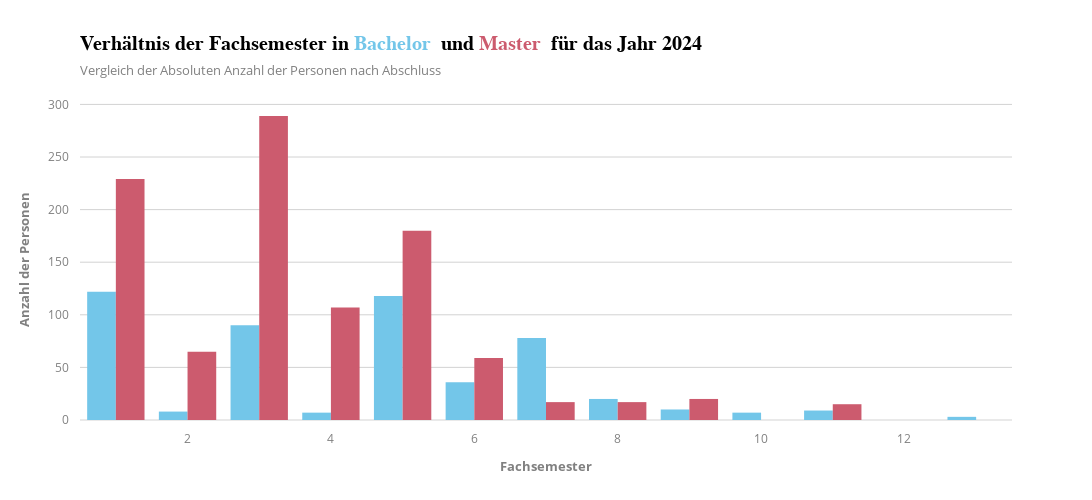

Notebook source saved alongside this figure:
### Code cell
df = pd.DataFrame(df_sorted)

df['Category'] = df['Category'].str.replace(' (%)', '', regex=False)

category_order = ["1", "2", "3", "4", "5", "6", "7", "8", "9", "10", "11", "12", "13", "14 und mehr"]

df['Y-Wert'] = df['Studiengang'].map({'Bachelor': 1, 'Master': -1})

fig = px.bar(df,
             x="Category",
             y="Wert",
             color="Studiengang",
             barmode="group",
             title="Verhältnis der Fachsemester in </b><span style='color:#73c6e9;'>Bachelor</span> <b> und </b><span style='color:#cc5b6e;'>Master</span> <b> für das Jahr 2024",
             labels={"Category": "Fachsemester", "Wert": "Anzahl der Personen"},
             category_orders={"Category": category_order},
             color_discrete_map={"Bachelor": "#73c6e9", "Master": "#cc5b6e"})

fig.update_layout(
    template="infoviz",
    height=500, 
    width=1200,
    yaxis_title="Anzahl der Personen",
    xaxis_title="Fachsemester",
    xaxis=dict(
        ticklabelstandoff=10,
        ticklabelposition="outside bottom",
    ),
    showlegend=False,
)

fig.show()
fig.write_image("Plots/pdf/fachsemester3.pdf")

### Figure 1 — Plotly figure (JSON) as saved in the notebook; plotly's stock layout.template omitted (floating-point values rounded to 4 significant figures)
{"data": [{"alignmentgroup": "True", "hovertemplate": "Studiengang=Bachelor<br>Fachsemester=%{x}<br>Anzahl der Personen=%{y}<extra></extra>", "legendgroup": "Bachelor", "marker": {"color": "#73c6e9", "pattern": {"shape": ""}}, "name": "Bachelor", "offsetgroup": "Bachelor", "orientation": "v", "showlegend": true, "textposition": "auto", "type": "bar", "x": ["1", "10", "11", "12", "13", "14 und mehr", "2", "3", "4", "5", "6", "7", "8", "9"], "xaxis": "x", "y": [122.0, 7.0, 9.0, 0.0, 3.0, 0.0, 8.0, 90.0, 7.0, 118.0, 36.0, 78.0, 20.0, 10.0], "yaxis": "y"}, {"alignmentgroup": "True", "hovertemplate": "Studiengang=Master<br>Fachsemester=%{x}<br>Anzahl der Personen=%{y}<extra></extra>", "legendgroup": "Master", "marker": {"color": "#cc5b6e", "pattern": {"shape": ""}}, "name": "Master", "offsetgroup": "Master", "orientation": "v", "showlegend": true, "textposition": "auto", "type": "bar", "x": ["1", "10", "11", "12", "13", "14 und mehr", "2", "3", "4", "5", "6", "7", "8", "9"], "xaxis": "x", "y": [229.0, 0.0, 15.0, 0.0, 0.0, 0.0, 65.0, 289.0, 107.0, 180.0, 59.0, 17.0, 17.0, 20.0], "yaxis": "y"}], "layout": {"barmode": "group", "height": 500, "legend": {"title": {"text": "Studiengang"}, "tracegroupgap": 0}, "showlegend": false, "title": {"text": "Verhältnis der Fachsemester in </b><span style='color:#73c6e9;'>Bachelor</span> <b> und </b><span style='color:#cc5b6e;'>Master</span> <b> für das Jahr 2024"}, "width": 1200, "xaxis": {"anchor": "y", "categoryarray": ["1", "2", "3", "4", "5", "6", "7", "8", "9", "10", "11", "12", "13", "14 und mehr"], "categoryorder": "array", "domain": [0, 1], "ticklabelposition": "outside bottom", "ticklabelstandoff": 10, "title": {"text": "Fachsemester"}}, "yaxis": {"anchor": "x", "domain": [0, 1], "title": {"text": "Anzahl der Personen"}}}}
